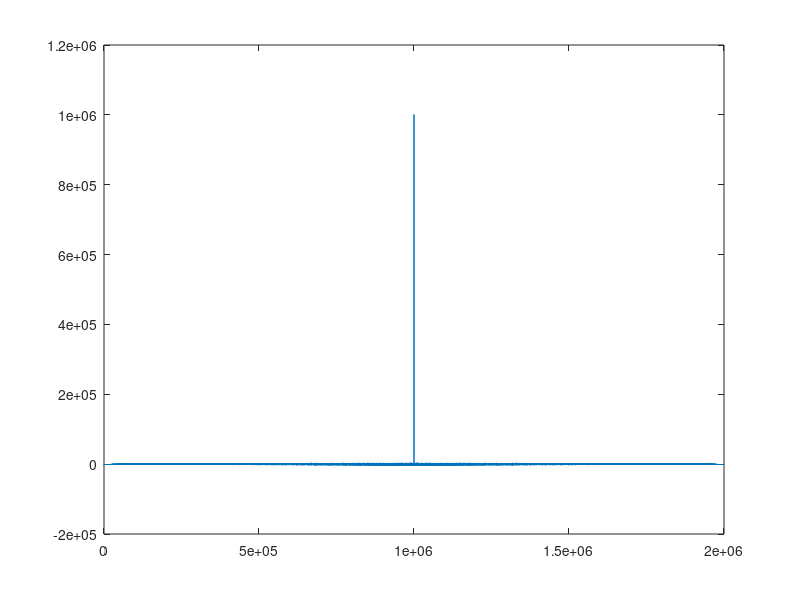

MATLAB code to generate this figure: (Note: this script raises an error after producing the figure.)
% Energy Signal
Fs=10;            % Sampling Frequency
Ts=1/Fs;          % Sampling Time
t = [0:Ts:2*pi];  % Times at which to sample the sine function
Wo= 1;            % 1 rad
sigE = sin(Wo*t); % Original signal, a sine wave
Energy = Ts*sum(sigE.^2); % Otra forma (sigE*sigE')*Ts;
Rxx= Ts*xcorr(sigE,sigE); % Autocorrelation of Energy Signal
% Ts*conv(sigE,fliplr(sigE))
plot(Rxx)
%% Power Signal
sigP= randn(1,1e6);
Power = (sigP*sigP')/numel(sigP);
Rxx = xcorr(sigP,sigP);
plot(Rxx)
histogram(sigP,'Normalization','pdf');